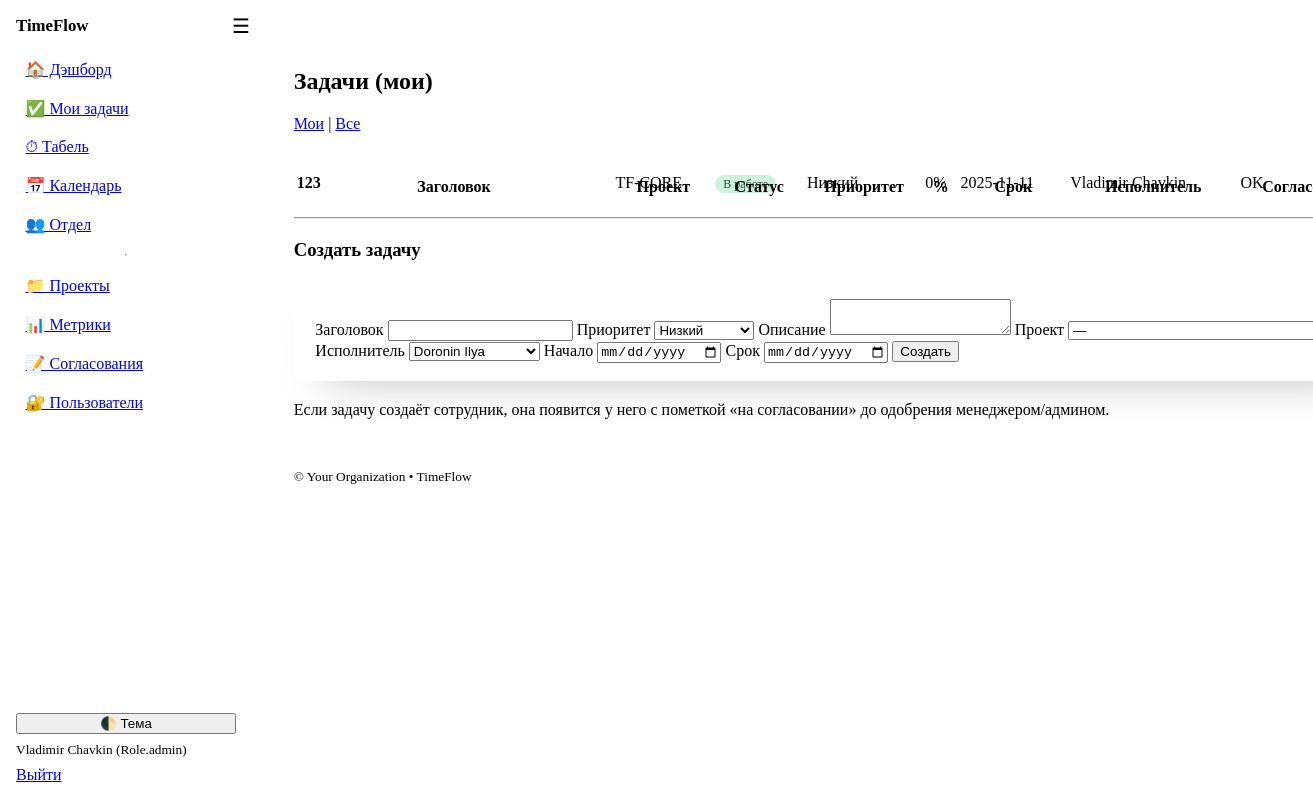
Page /tasks?mine=1 (signed in) on the committed database.
### models.py (models this page shows)
class User(Base):
    __tablename__ = "users"
    id: Mapped[int] = mapped_column(Integer, primary_key=True, index=True)
    username: Mapped[str] = mapped_column(String(50), unique=True, index=True)
    full_name: Mapped[str] = mapped_column(String(120))
    email: Mapped[str] = mapped_column(String(200), unique=True)
    department: Mapped[str] = mapped_column(String(120), default="")
    role: Mapped[Role] = mapped_column(Enum(Role), default=Role.employee)
    is_active: Mapped[bool] = mapped_column(Boolean, default=True)
    hashed_password: Mapped[str] = mapped_column(String(255))
    created_at: Mapped[dt.datetime] = mapped_column(DateTime, default=dt.datetime.utcnow)
    tasks: Mapped[list["Task"]] = relationship(
        "Task",
        back_populates="assignee",
        foreign_keys="Task.assignee_id",
    )
    time_entries: Mapped[list["TimeEntry"]] = relationship(
        "TimeEntry",
        back_populates="user",
        foreign_keys="TimeEntry.user_id",
    )
    member_projects: Mapped[list["ProjectMember"]] = relationship(backref="user", cascade="all, delete-orphan")

class Task(Base):
    __tablename__ = "tasks"
    id: Mapped[int] = mapped_column(Integer, primary_key=True)
    title: Mapped[str] = mapped_column(String(200))
    description: Mapped[str] = mapped_column(Text, default="")
    status: Mapped[TaskStatus] = mapped_column(Enum(TaskStatus), default=TaskStatus.in_progress)
    priority: Mapped[Priority] = mapped_column(Enum(Priority), default=Priority.medium)
    percent_complete: Mapped[int] = mapped_column(Integer, default=0)
    start_date: Mapped[dt.date | None] = mapped_column(Date, nullable=True)
    due_date: Mapped[dt.date | None] = mapped_column(Date, nullable=True)
    project_id: Mapped[int | None] = mapped_column(ForeignKey("projects.id"))
    assignee_id: Mapped[int] = mapped_column(ForeignKey("users.id"))
    created_by_id: Mapped[int] = mapped_column(ForeignKey("users.id"))
    created_at: Mapped[dt.datetime] = mapped_column(DateTime, default=dt.datetime.utcnow)
    project: Mapped["Project"] = relationship("Project", back_populates="tasks")
    assignee: Mapped["User"] = relationship(
        "User",
        back_populates="tasks",
        foreign_keys=[assignee_id],
    )
    created_by: Mapped["User"] = relationship(
        "User",
        foreign_keys=[created_by_id],
    )
    comments: Mapped[list["TaskComment"]] = relationship(back_populates="task")
    time_entries: Mapped[list["TimeEntry"]] = relationship(back_populates="task")
    approved: Mapped[bool] = mapped_column(Boolean, default=True)

class Project(Base):
    __tablename__ = "projects"
    id: Mapped[int] = mapped_column(Integer, primary_key=True)
    code: Mapped[str] = mapped_column(String(50), index=True)  # e.g., C7И**** or other code
    name: Mapped[str] = mapped_column(String(200))
    description: Mapped[str] = mapped_column(Text, default="")
    is_project: Mapped[bool] = mapped_column(Boolean, default=True)  # False = non-project bucket
    status: Mapped[str] = mapped_column(String(20), default="active")  # active/closed
    planned_hours: Mapped[float] = mapped_column(Float, default=0.0)
    owner_id: Mapped[int | None] = mapped_column(ForeignKey("users.id"))
    date_created: Mapped[dt.date] = mapped_column(Date, default=dt.date.today)
    planned_due_date: Mapped[dt.date | None] = mapped_column(Date, nullable=True)
    owner: Mapped["User"] = relationship()
    tasks: Mapped[list["Task"]] = relationship(back_populates="project")
    __table_args__ = (UniqueConstraint("code", name="uq_project_code"),)
    members: Mapped[list["ProjectMember"]] = relationship(
        backref="project", cascade="all, delete-orphan"
    )

### app.py (the view)
@app.get("/tasks", response_class=HTMLResponse)
def tasks_page(request: Request, db: Session = Depends(get_db), user: User = Depends(get_current_user), mine: int = 1):
    q = select(Task).order_by(Task.priority.desc(), Task.due_date.nulls_last())
    if mine:
        q = q.where(Task.assignee_id == user.id)
    tasks = db.scalars(q).all()
    projects = db.scalars(select(Project).where(Project.status == "active").order_by(Project.code)).all()
    users = db.scalars(select(User).order_by(User.full_name)).all(); return templates.TemplateResponse("tasks.html", {"request": request, "user": user, "tasks": tasks, "projects": projects, "users": users, "app_name": APP_NAME})

### templates/tasks.html (shortened to what this page needs)
{% extends "base.html" %}
{% block content %}
  <h2>Задачи {% if request.query_params.get('mine') == '1' %}(мои){% endif %}</h2>
  <nav><a href="/tasks?mine=1">Мои</a> | <a href="/tasks?mine=0">Все</a></nav>
  <div class="table-wrapper sticky-table">
    <table>
      <thead><tr><th>Заголовок</th><th>Проект</th><th>Статус</th><th>Приоритет</th><th>%</th><th>Срок</th><th>Исполнитель</th><th>Согласование</th></tr></thead>
      <tbody>
        {% for t in tasks %}
        <tr>
          <td><strong>{{ t.title }}</strong><br><small>{{ t.description }}</small></td>
          <td>{{ t.project.code if t.project else "—" }}</td>
          <td><span class="badge status-{{ t.status|enum_value }}">{{ t.status|status_label }}</span></td>
          <td>{{ t.priority|priority_label }}</td>
          <td>{{ t.percent_complete }}%</td>
          <td>{{ t.due_date or "—" }}</td>
          <td>{{ t.assignee.full_name }}</td>
          <td>{% if t.approved %}OK{% else %}<span class="badge status-waiting">на согласовании</span>{% endif %}</td>
        </tr>
        {% endfor %}
      </tbody>
    </table>
  </div>
  <hr>
  <h3>Создать задачу</h3>
  <form method="post" action="/tasks/new" class="grid">
    <label>Заголовок <input type="text" name="title" required></label>
    <label>Приоритет
      <select name="priority">
        {% for p in Priority %}<option value="{{ p.value }}">{{ p|priority_label }}</option>{% endfor %}
      </select>
    </label>
    <label>Описание <textarea name="description"></textarea></label>
    <label>Проект
      <select name="project_id">
        <option value="">—</option>
      </select>
    </label>
    <label>Исполнитель
      <select name="assignee_id" required>
        {% for u in users %}
          <option value="{{ u.id }}">{{ u.full_name }}</option>
        {% endfor %}
      </select>
    </label>
    <label>Начало <input type="date" name="start_date"></label>
    <label>Срок <input type="date" name="due_date"></label>
    <button type="submit">Создать</button>
  </form>
  <p class="muted">Если задачу создаёт сотрудник, она появится у него с пометкой «на согласовании» до одобрения менеджером/админом.</p>
{% endblock %}

### templates/base.html (shortened to what this page needs)
<!doctype html>
<html lang="ru" data-theme="light">
<head>
  <link rel="stylesheet" href="https://cdn.jsdelivr.net/npm/@picocss/pico@1/css/pico.min.css">
  <link rel="stylesheet" href="/static/theme.css">
</head>
<body class="layout">
  <aside class="sidebar">
    <div class="brand">
      <strong>{{ app_name }}</strong>
    </div>
    <nav class="menu">
      <a href="/dashboard">🏠 Дэшборд</a>
      <a href="/tasks?mine=1">✅ Мои задачи</a>
      <a href="/timesheet">⏱ Табель</a>
      <a href="/leaves">📅 Календарь</a>
      <a href="/team">👥 Отдел</a>
      {% if user and (user.role in ['manager','admin']) %}
        <hr>
        <a href="/projects">📁 Проекты</a>
        <a href="/metrics">📊 Метрики</a>
        <a href="/admin/approvals">📝 Согласования</a>
        {% if user.role == "admin" %}<a href="/admin/users">🔐 Пользователи</a>{% endif %}
      {% endif %}
    </nav>
    <div class="sidebar-bottom">
      <button class="contrast full" onclick="toggleTheme()">🌓 Тема</button>
      {% if user %}
        <small class="muted">{{ user.full_name }} ({{ user.role }})</small>
        <a href="/auth/logout" class="secondary full">Выйти</a>
      {% endif %}
    </div>
  </aside>
  <header class="topbar">
    <label for="nav-toggle" class="burger" aria-label="Открыть меню">☰</label>
  </header>
  <main class="content{% block content_class %}{% endblock %}">
    {% block content %}{% endblock %}
  </main>
  <footer class="container footer-note">
    <small>&copy; {{ org_name if org_name is defined else '' }} • {{ app_name }}</small>
  </footer>
</body>
</html>

### static/theme.css (style rules this page uses)
:root { --sidebar-w: 220px; --topbar-h: 52px; --pico-border-radius: 12px; --content-max-width: 1200px; --content-gutter: clamp(1rem, 2.2vw + 0.5rem, 3rem); --chart-h: clamp(260px, 38vh, 520px); --tf-critical: hsl(0 75% 45%); --tf-badge-green-bg: hsl(148 58% 88%); --tf-badge-green-fg: hsl(148 45% 24%); --tf-badge-amber-bg: hsl(40 95% 90%); --tf-badge-amber-fg: hsl(28 65% 28%); --tf-badge-red-bg: hsl(3 80% 92%); --tf-badge-red-fg: hsl(3 70% 35%); --tf-badge-blue-bg: hsl(224 90% 92%); --tf-badge-blue-fg: hsl(224 70% 30%); --tf-badge-gray-bg: hsl(210 16% 90%); --tf-badge-gray-fg: hsl(210 12% 30%); }
.layout { display: contents; }
.sidebar { position: fixed; inset: 0 auto 0 0; width: var(--sidebar-w); background: var(--pico-card-background-color); border-right: 1px solid var(--pico-muted-border-color); padding: 1rem; display: flex; flex-direction: column; gap: 1rem; transform: translateX(-100%); transition: transform .2s ease; z-index: 1000; }
.brand { font-size: 1.05rem; white-space: nowrap; overflow: hidden; text-overflow: ellipsis; }
.menu { display: flex; flex-direction: column; gap: .25rem; }
.menu a { padding: .5rem .6rem; border-radius: 8px; }
.sidebar-bottom { margin-top: auto; display: grid; gap: .5rem; }
.full { width: 100%; }
.muted { color: var(--pico-muted-color); }
.topbar { position: fixed; top: 0; left: 0; right: 0; height: var(--topbar-h); display: flex; align-items: center; gap: .5rem; padding: 0 .75rem; background: var(--pico-background-color); border-bottom: 1px solid var(--pico-muted-border-color); z-index: 1100; }
.burger { font-size: 1.25rem; cursor: pointer; user-select: none; }
.content { padding: calc(var(--topbar-h) + 1rem) var(--content-gutter) 3rem; margin: 0 auto; width: min(100%, var(--content-max-width)); display: flex; flex-direction: column; gap: 1.25rem; }
.content > * { margin: 0; }
.footer-note { margin: 0 auto 2.5rem; width: min(100%, var(--content-max-width)); padding: 0 var(--content-gutter); }
.surface, .content > article, .content > table, .content > form, .content > details { background: var(--pico-card-background-color); border: 1px solid var(--pico-muted-border-color); border-radius: var(--pico-border-radius); padding: 1.1rem 1.35rem; box-shadow: 0 24px 48px -32px rgba(0, 0, 0, 0.35); }
.sticky-table thead th { position: sticky; top: var(--topbar-h); background: var(--pico-card-background-color); z-index: 5; }
@media (min-width: 992px) { .sidebar { transform: translateX(0); } }
@media (min-width: 992px) { .topbar { left: var(--sidebar-w); } }
@media (min-width: 992px) { .content, .footer-note { margin-left: calc(var(--sidebar-w) + var(--content-gutter)); width: min(calc(100% - var(--sidebar-w)), var(--content-max-width)); } }
.badge { padding: .15rem .5rem; border-radius: 999px; font-size: .75rem; line-height: 1.6; }
.status-in_progress { background: var(--tf-badge-green-bg); color: var(--tf-badge-green-fg); }
.table-wrapper { overflow-x: auto; margin: -0.25rem -0.5rem 0; padding: 0 .5rem; }
.table-wrapper table { width: max-content; min-width: 100%; margin-bottom: 0; }
.table-wrapper th, .table-wrapper td { white-space: nowrap; vertical-align: top; }
.table-wrapper td:first-child { min-width: 220px; white-space: normal; }
.table-wrapper td .badge { white-space: nowrap; }

### rows in the picture
User: full_name "Vladimir Chavkin", role "Role.admin"
Task: title "123", project "TF-CORE", status|status_label "В работе", priority|priority_label "Низкий", percent_complete "0", due_date "2025-11-11", assignee.full_name "Vladimir Chavkin", approved "OK"

### other values in the picture
{{ app_name }} "TimeFlow"
{{ org_name if org_name is defined else '' }} "Your Organization"
form field priority "Низкий"
form field assignee_id "Doronin Ilya"
